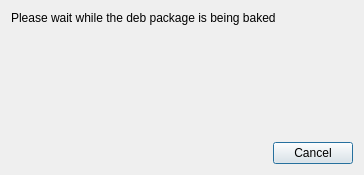
<?xml version="1.0" encoding="UTF-8"?>
<ui version="4.0">
 <class>WaitDialog</class>
 <widget class="QDialog" name="WaitDialog">
  <property name="geometry">
   <rect>
    <x>0</x>
    <y>0</y>
    <width>364</width>
    <height>175</height>
   </rect>
  </property>
  <property name="windowTitle">
   <string>Making Deb Package</string>
  </property>
  <layout class="QVBoxLayout" name="verticalLayout">
   <item>
    <widget class="QLabel" name="label">
     <property name="text">
      <string>Please wait while the deb package is being baked</string>
     </property>
    </widget>
   </item>
   <item>
    <layout class="QHBoxLayout" name="horizontalLayout_2">
     <property name="topMargin">
      <number>12</number>
     </property>
     <item>
      <widget class="QLabel" name="breadLable">
       <property name="maximumSize">
        <size>
         <width>64</width>
         <height>128</height>
        </size>
       </property>
       <property name="text">
        <string/>
       </property>
       <property name="pixmap">
        <pixmap resource="debmaker.qrc">:/resources/bread1.png</pixmap>
       </property>
       <property name="scaledContents">
        <bool>true</bool>
       </property>
      </widget>
     </item>
    </layout>
   </item>
   <item>
    <spacer name="verticalSpacer">
     <property name="orientation">
      <enum>Qt::Vertical</enum>
     </property>
     <property name="sizeHint" stdset="0">
      <size>
       <width>20</width>
       <height>40</height>
      </size>
     </property>
    </spacer>
   </item>
   <item>
    <layout class="QHBoxLayout" name="horizontalLayout">
     <item>
      <spacer name="horizontalSpacer">
       <property name="orientation">
        <enum>Qt::Horizontal</enum>
       </property>
       <property name="sizeHint" stdset="0">
        <size>
         <width>40</width>
         <height>20</height>
        </size>
       </property>
      </spacer>
     </item>
     <item>
      <widget class="QPushButton" name="pushButtonCancel">
       <property name="text">
        <string>Cancel</string>
       </property>
      </widget>
     </item>
    </layout>
   </item>
  </layout>
 </widget>
 <resources>
  <include location="debmaker.qrc"/>
 </resources>
 <connections/>
</ui>
